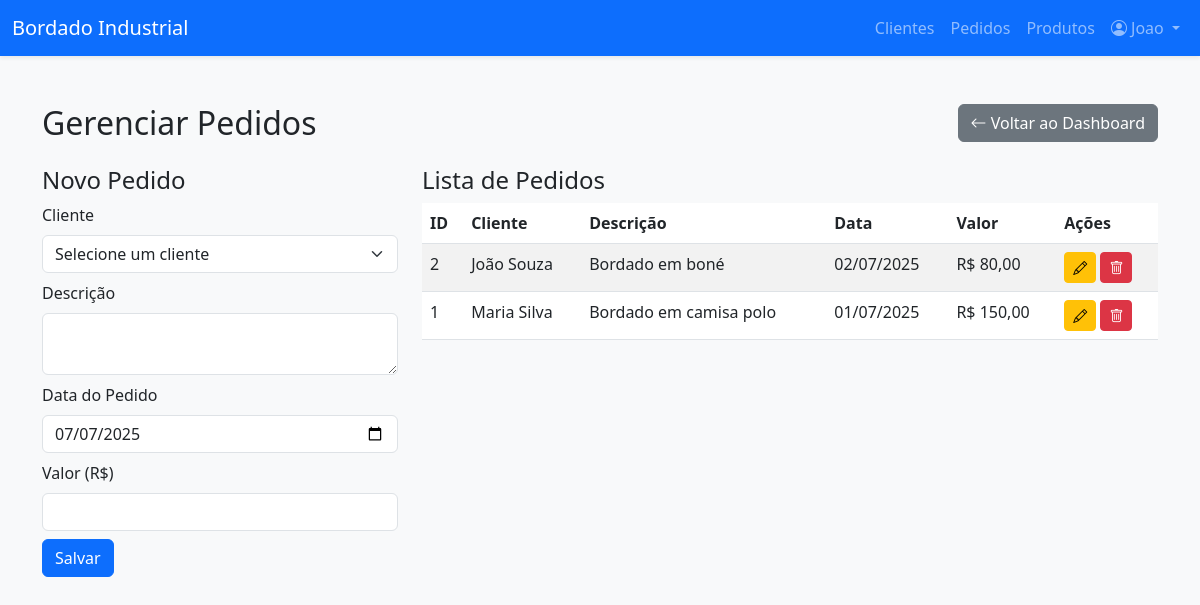
The app's page /pedidos.php (signed in) with its own data.
### tables this page shows
CREATE TABLE `pedidos` (
  `id` int NOT NULL AUTO_INCREMENT,
  `cliente_id` int NOT NULL,
  `descricao` text NOT NULL,
  `data_pedido` date NOT NULL,
  `valor` decimal(10,2) NOT NULL,
  PRIMARY KEY (`id`),
  KEY `fk_pedidos_clientes` (`cliente_id`),
  CONSTRAINT `fk_pedidos_clientes` FOREIGN KEY (`cliente_id`) REFERENCES `clientes` (`id`) ON DELETE RESTRICT ON UPDATE CASCADE
);

CREATE TABLE `clientes` (
  `id` int NOT NULL AUTO_INCREMENT,
  `nome` varchar(100) NOT NULL,
  `email` varchar(100) NOT NULL,
  `telefone` varchar(20) DEFAULT NULL,
  PRIMARY KEY (`id`),
  UNIQUE KEY `uk_clientes_email` (`email`)
);

### pedidos.php (the view, shortened to what this page needs)
<?php
require_once 'bootstrap.php';
$pedidos_result = $conn->query("
    SELECT p.id, p.descricao, p.data_pedido, p.valor, c.nome as cliente_nome
    FROM pedidos p
    JOIN clientes c ON p.cliente_id = c.id
    ORDER BY p.id DESC
");
$pedidoEdit = null;
?>
<!DOCTYPE html>
<html lang="pt-br">
<head>
    <link href="https://cdn.jsdelivr.net/npm/bootstrap@5.3.0/dist/css/bootstrap.min.css" rel="stylesheet">
    <link rel="stylesheet" href="https://cdn.jsdelivr.net/npm/bootstrap-icons@1.10.5/font/bootstrap-icons.css">
</head>
<body class="bg-light">
<?php include 'partials/navbar.php'; ?>
<div class="container mt-5">
    <div class="d-flex justify-content-between align-items-center mb-4">
        <h2 class="mb-0">Gerenciar Pedidos</h2>
        <a href="dashboard.php" class="btn btn-secondary">
            <i class="bi bi-arrow-left"></i> Voltar ao Dashboard
        </a>
    </div>
    <div class="row">
        <div class="col-md-4">
            <h4><?php echo $pedidoEdit ? 'Editar Pedido' : 'Novo Pedido'; ?></h4>
            <form method="POST" action="?acao=<?php echo $pedidoEdit ? 'edit&id=' . $pedidoEdit['id'] : 'add'; ?>">
                <div class="mb-2">
                    <label for="cliente_id" class="form-label">Cliente</label>
                    <select class="form-select" id="cliente_id" name="cliente_id" required>
                        <option value="">Selecione um cliente</option>
                    </select>
                </div>
                <div class="mb-2">
                    <label for="descricao" class="form-label">Descrição</label>
                    <textarea class="form-control" id="descricao" name="descricao" required><?php echo htmlspecialchars($pedidoEdit['descricao'] ?? ''); ?></textarea>
                </div>
                <div class="mb-2">
                    <label for="data_pedido" class="form-label">Data do Pedido</label>
                    <input type="date" class="form-control" id="data_pedido" name="data_pedido" required value="<?php echo htmlspecialchars($pedidoEdit['data_pedido'] ?? date('Y-m-d')); ?>">
                </div>
                <div class="mb-2">
                    <label for="valor" class="form-label">Valor (R$)</label>
                    <input type="number" step="0.01" class="form-control" id="valor" name="valor" required value="<?php echo htmlspecialchars($pedidoEdit['valor'] ?? ''); ?>">
                </div>
                <button type="submit" class="btn btn-primary">Salvar</button>
            </form>
        </div>
        <div class="col-md-8">
            <h4>Lista de Pedidos</h4>
            <table class="table table-striped table-hover">
                <thead><tr><th>ID</th><th>Cliente</th><th>Descrição</th><th>Data</th><th>Valor</th><th>Ações</th></tr></thead>
                <tbody>
                <?php while ($p = $pedidos_result->fetch_assoc()): ?>
                    <tr>
                        <td><?php echo $p['id']; ?></td>
                        <td><?php echo htmlspecialchars($p['cliente_nome']); ?></td>
                        <td><?php echo htmlspecialchars($p['descricao']); ?></td>
                        <td><?php echo date('d/m/Y', strtotime($p['data_pedido'])); ?></td>
                        <td>R$ <?php echo number_format($p['valor'], 2, ',', '.'); ?></td>
                        <td>
                            <a href="?acao=edit&id=<?php echo $p['id']; ?>" class="btn btn-sm btn-warning"><i class="bi bi-pencil"></i></a>
                            <a href="?acao=del&id=<?php echo $p['id']; ?>" class="btn btn-sm btn-danger" onclick="return confirm('Tem certeza que deseja excluir este pedido?')"><i class="bi bi-trash"></i></a>
                        </td>
                    </tr>
                <?php endwhile; ?>
                </tbody>
            </table>
        </div>
    </div>
</div>
</body>
</html>

### records on screen
pedidos: id "2", cliente.nome "João Souza", descricao "Bordado em boné", data_pedido "02/07/2025", valor "80,00"
pedidos: id "1", cliente.nome "Maria Silva", descricao "Bordado em camisa polo", data_pedido "01/07/2025", valor "150,00"

### other values on screen
$_SESSION['usuario'] "Joao"
